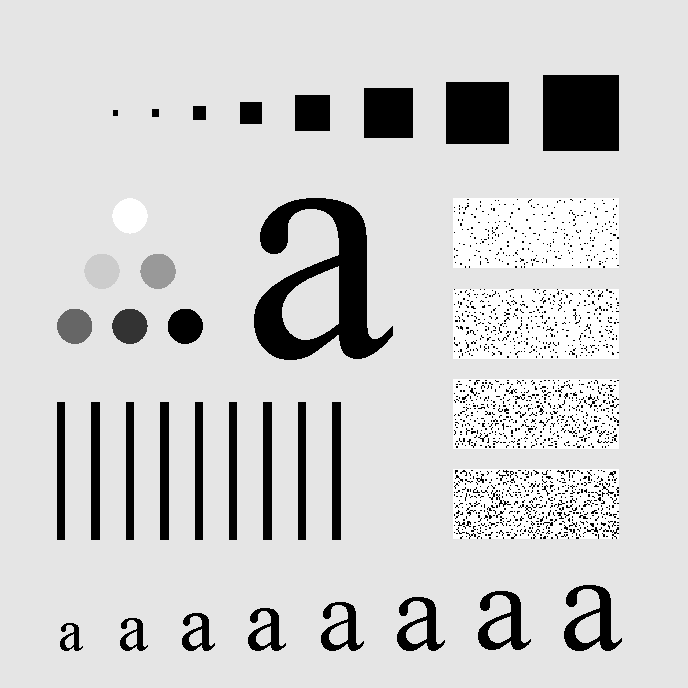
#> input picture smoothing.tif, 688 x 688 px
$ jupyter execute --allow-errors 'Spatial Filtering.ipynb'   (Python 2 division)
#> lines starting #> are read from the running program, lines starting #| are printed output that depends on the picture; after the words box and inside, x2 and y2 are one past the last pixel; in counts of white or black regions, pixels touching at a corner belong together
### Spatial Filter Basics

[cell 1]
import cv2
from PIL import Image
import numpy as np

[cell 2]
img = cv2.imread('smoothing.tif', 2)
#> img is the input picture: shape (688, 688); min 0, max 255, mean 207.3
print img.shape
#| (688, 688)
Image.fromarray(img)

### Generic function that does the spatial filtering depending on the filter that is provided

[cell 3]
def spatialfilter(img, arrayfilter):
    #imgshow = Image.fromarray(img)
    #imgshow.show()

    newimg          = img.copy()
    [height, width] = img.shape
#> height = 688; width = 688
    [filtersize, a] = arrayfilter.shape
    b               = (a-1) / 2 # b is the steps needed to get to the center of the arrayfilter index and like wise


    for y in range(height):
        for x in range(width):
            endy = a+y
            endx = a+x
            if endy < height and endx < width: # Taking boundaries into account and ignoring them
                arraytemp    = np.multiply(arrayfilter, img[y:endy, x:endx])
                newimg[y+b][x+b] = arraytemp.sum()
#> newimg: shape (688, 688); 9.77% of pixels changed, all inside (x1, y1, x2, y2) = (56, 74, 623, 652)

    newimgshow = Image.fromarray(newimg)
    #newimgshow.show()
    return newimgshow

### Task 1
#### Size 3, 5, 15 and 35 by 35 filters for Effect of averaging and the size of averaging filters

[cell 4]
filtersize  = 3
arrayfilter = np.ones((filtersize, filtersize)) * 1/(filtersize*filtersize)

[cell 5]
spatialfilter(img, arrayfilter )

[cell 6]
filtersize  = 5
arrayfilter = np.ones((filtersize, filtersize)) * 1/(filtersize*filtersize)

[cell 7]
spatialfilter(img, arrayfilter )
#> after the loop in spatialfilter (call 2), `for y in range(height):`:
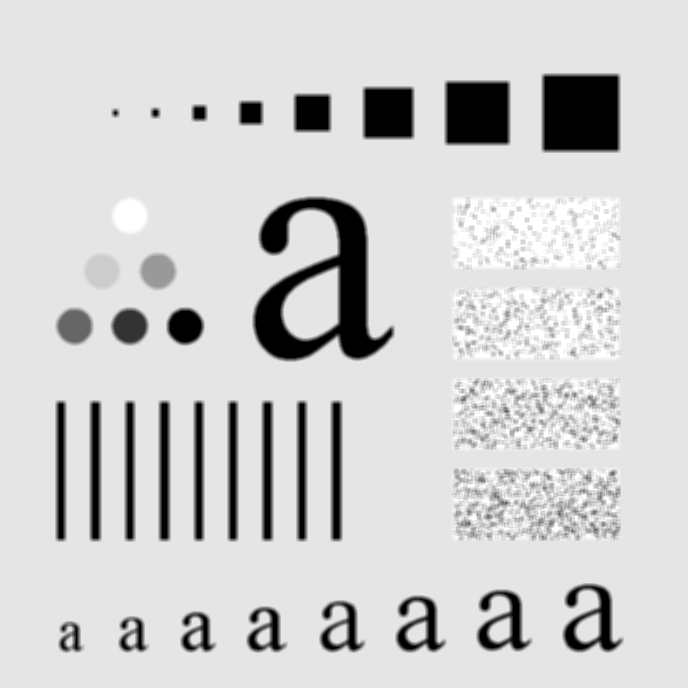
#> newimg: shape (688, 688); 15.82% of pixels changed, all inside (x1, y1, x2, y2) = (55, 73, 624, 653)

[cell 8]
filtersize  = 15
arrayfilter = np.ones((filtersize, filtersize)) * 1/(filtersize*filtersize)

[cell 9]
spatialfilter(img, arrayfilter )

[cell 10]
filtersize  = 35
arrayfilter = np.ones((filtersize, filtersize)) * 1/(filtersize*filtersize)

[cell 11]
spatialfilter(img, arrayfilter )
#> after the loop in spatialfilter (call 4), `for y in range(height):`: arrayfilter: shape (35, 35) float64; every value is 0.000816
#> after the loop in spatialfilter (call 4), `for y in range(height):`:
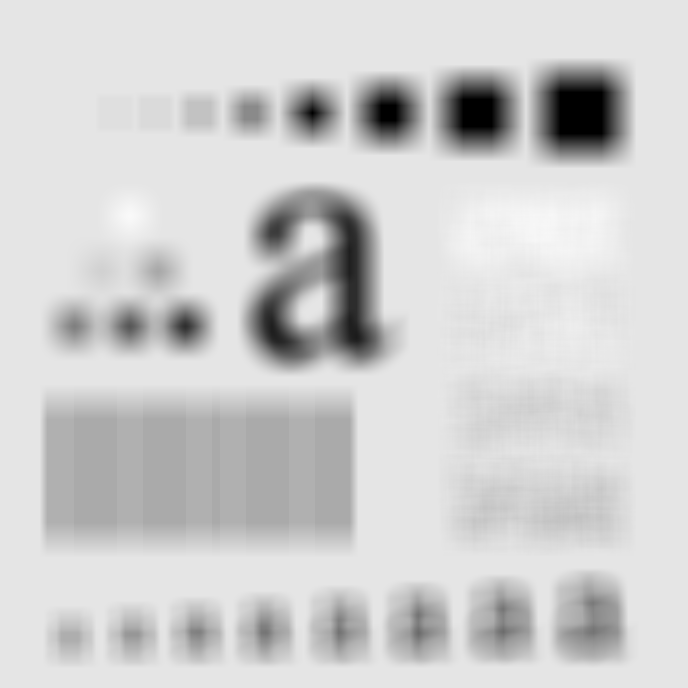
#> newimg: shape (688, 688); min 0, max 249, mean 207

### The output makes it clear that increasing the window size can both help and ruin the image

#### Weighted filter

[cell 12]
arrayfilter = np.array(([ [1,2,1],[2,4,2],[1,2,1] ]), np.float16) * 1/16
arrayfilter

[cell 13]
spatialfilter(img, arrayfilter )
#> after the loop in spatialfilter (call 5), `for y in range(height):`:
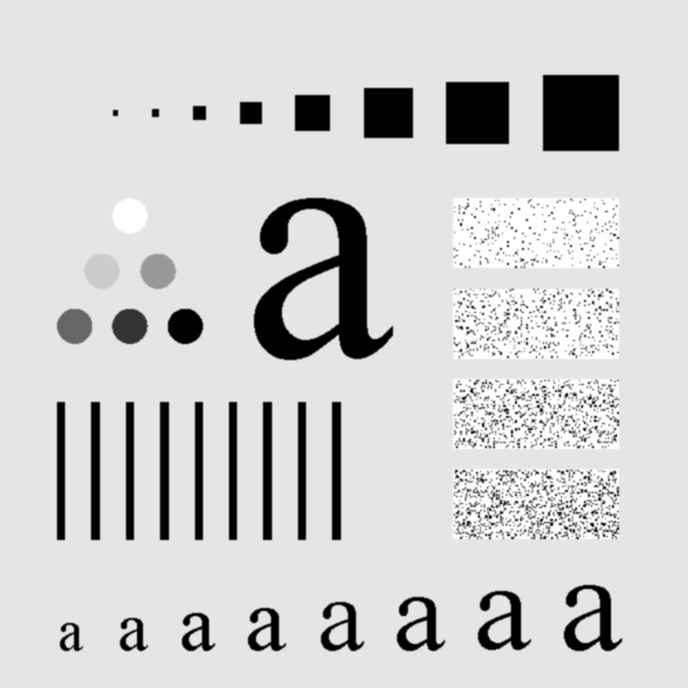
#> newimg: shape (688, 688); 9.24% of pixels changed, all inside (x1, y1, x2, y2) = (56, 74, 623, 652)

### Task2
#### Gaussian smoothing

[cell 14]
def gaussian(s,x,y):
    z = (np.power(x,2) + np.power(y,2) ) / (2 * np.power(s,2))
    r = np.exp(-z) / (2*np.pi*np.power(s,2))
    return r

def gaussianfilter(filtersize, S):
#> called with filtersize = 7, S = 1.4
    arrayfilter     = np.ones((filtersize, filtersize))
    [a,b]           = arrayfilter.shape
    b               = (a-1) / 2
    aaxis           = np.linspace(-b,b,a).astype(np.int8)
    baxis           = np.linspace(-b,b,a).astype(np.int8)

    for s in aaxis:
        for t in baxis:
            arrayfilter[s+b][t+b] = gaussian(S,abs(s),abs(t))
    return arrayfilter

[cell 15]
arrayfilter = gaussianfilter(7, 1.4)
spatialfilter(img, arrayfilter )

[cell 16]
arrayfilter = gaussianfilter(7, 2.5)
spatialfilter(img, arrayfilter )
#> after the loop in spatialfilter (call 7), `for y in range(height):`:
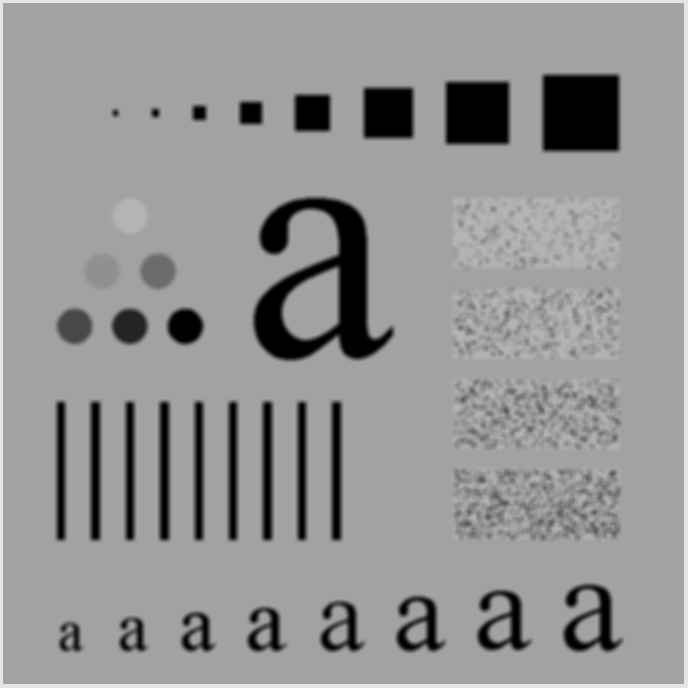
#> newimg: shape (688, 688); min 0, max 229, mean 147.9

### Applying bigger S darkens the image. The blur effect seems to be the same

### Task 3

[cell 17]
img = cv2.imread('unsharpmasking.tif',2)
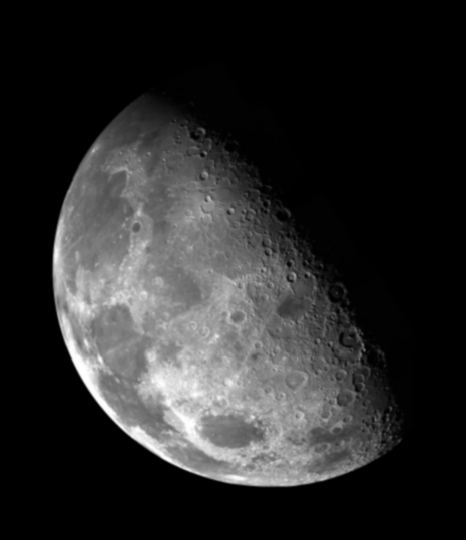
#> input picture unsharpmasking.tif, 466 x 540 px
#> img is the input picture: shape (540, 466); min 0, max 254, mean 42.7
Image.fromarray(img)

[cell 18]
arrayfilter = gaussianfilter(7, 1.4)
newimgshow = spatialfilter(img, arrayfilter )
newimg = np.asarray(newimgshow)
newimgshow

[cell 19]
subimg = np.subtract(img, newimg)
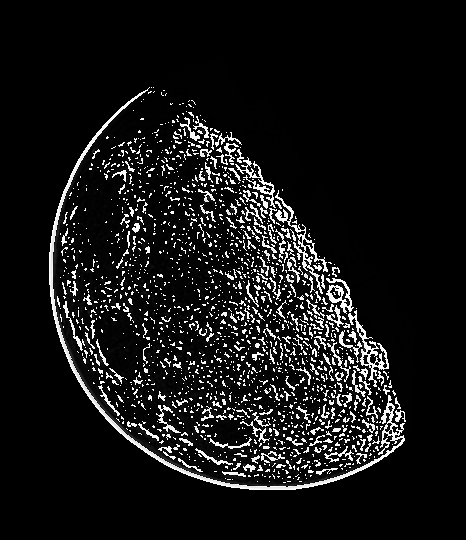
#> subimg: shape (540, 466); min 0, max 255, mean 22.2
Image.fromarray(subimg)

[cell 20]
unsharpimg = np.add(subimg, img)
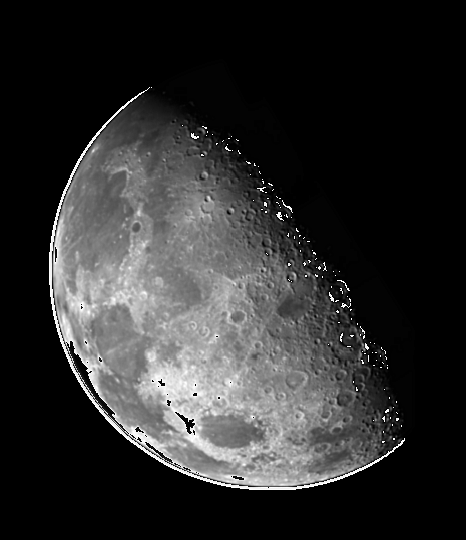
#> unsharpimg: shape (540, 466); min 0, max 255, mean 45.4
Image.fromarray(unsharpimg)

[cell 21]
filtersize  = 5
arrayfilter = np.ones((filtersize, filtersize)) * 1/(filtersize*filtersize)
newimg = np.asarray(spatialfilter(img, arrayfilter ))
subimg = np.subtract(img, newimg)
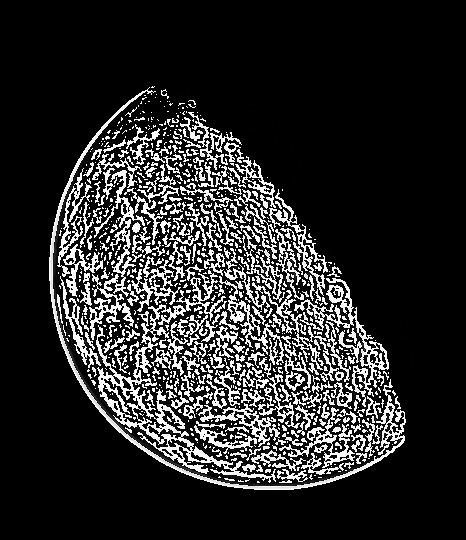
#> subimg: shape (540, 466); min 0, max 255, mean 42
unsharpimg = np.add(subimg, img)
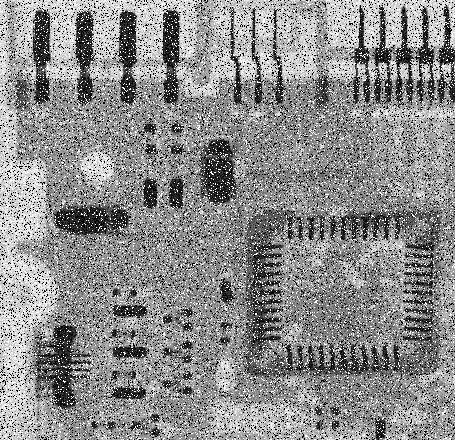
#> input picture saltandpaper.tif, 455 x 440 px
#> further down, img is the input picture: shape (440, 455); min 0, max 255, mean 140.1
Image.fromarray(unsharpimg)

### Task 4

[cell 22]
def medianfilter(img, filtersize):

#> called with filtersize = 5
    newimg          = img.copy()
    [height, width] = img.shape
#> height = 440; width = 455
    a               = filtersize
    b               = (a-1) / 2 # b is the steps needed to get to the center of the arrayfilter index and like wise


    for y in range(height-a):
        for x in range(width-a):
            endy        = a+y
            endx        = a+x
            A           = img[y:endy, x:endx].flatten()
            orderarray  = np.sort(A, axis=None)
            newimg[y+b][x+b] = orderarray[(len(orderarray)+1)/2]
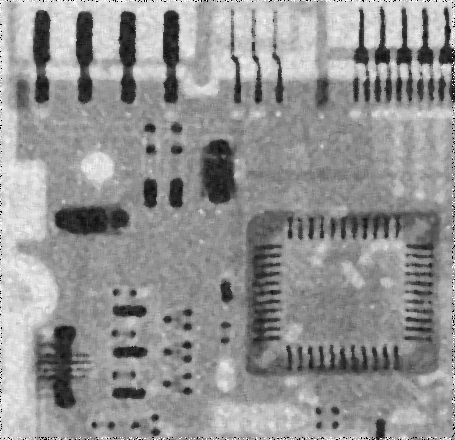
#> newimg: shape (440, 455); min 0, max 255, mean 147.4

    newimgshow = Image.fromarray(newimg)
    return newimgshow

[cell 23]
img = cv2.imread('saltandpaper.tif',2)
Image.fromarray(img)
